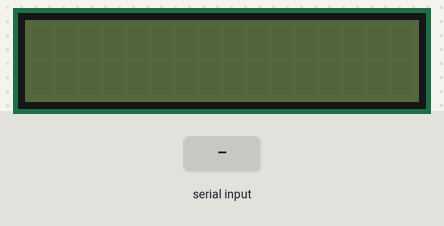
The sketch below on a simulated Arduino Uno, built with avr-gcc and run on an emulated ATmega328P. On the bench: 16×2 character LCD. The test bench sets the inputs (shaded band). What the sketch prints to the serial monitor is not drawn.

Above: at 1.2 s.
1.3 s: "1" received over Serial
At 3.2 s:
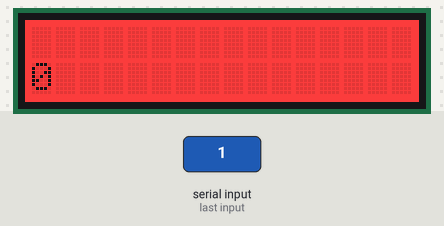
3.8 s: "HAPPY" received over Serial
Timing chart, 0 to 6.8 s (numbered marks = the images above; inputs shaded):
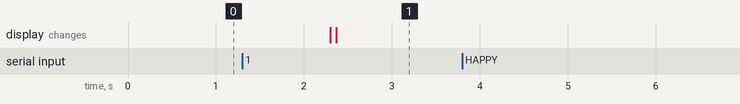

The sketch:

simple_json_read.ino
```cpp
#include <ArduinoJson.h>
#include "rgb_lcd.h"

rgb_lcd lcd;

enum Emotion {NEUTRAL, HAPPY, ANGRY, SAD};
Emotion emotion = NEUTRAL;

void setup() {
  // put your setup code here, to run once:
  Serial.begin(115200);
}

void loop() {
  // put your main code here, to run repeatedly:

  DynamicJsonDocument jsonData(1024);

  while(Serial.available()){
    // Read the incoming JSON data
    DeserializationError error = deserializeJson(jsonData, Serial);

    if (error) {
      Serial.print("Error parsing JSON: ");
      Serial.println(error.c_str());
    }

    else {
      // Successfully parsed JSON, now you can access its elements
      const char* static_value = jsonData["static"];


      int dynamic_value = jsonData["dynamic"];

      Serial.print("Received static: ");
      Serial.println(static_value);
      Serial.print("Received dynamic: ");
      Serial.println(dynamic_value);

      lcd.begin(16, 2);  // Initialize the LCD with 16 columns and 2 rows
      lcd.setRGB(255, 0, 0);  // Set the backlight color (red in this case)
      lcd.setCursor(0, 0);  // Set the cursor to the top-left corner
      lcd.print(static_value);  // Print the first line
      lcd.setCursor(0, 1);  // Set the cursor to the second line
      lcd.print(dynamic_value);

      if (strcmp(static_value, "HAPPY") == 0) {
        emotion = HAPPY;
        lcd.setCursor(0, 1);
        lcd.print(emotion);
      }
       else if (strcmp(static_value, "ANGRY") == 0) {
        emotion = ANGRY;
        lcd.setCursor(0, 1);
        lcd.print(emotion);
      }
      else if (strcmp(static_value, "SAD") == 0) {
        emotion = SAD;
        lcd.setCursor(0, 1);
        lcd.print(emotion);
      }
      else if(strcmp(static_value, "NEUTRAL") == 0) {
        emotion = NEUTRAL;
        lcd.setCursor(0, 1);
        lcd.print(emotion);
      }
      else {
        emotion = NEUTRAL;
        lcd.setCursor(0, 1);
        lcd.print(emotion);
      }
    }
  }
}
```

Measured:
- after the input at 1.3 s, the display: first changes after 1.0 s (image 1 shows a later state)
- after the input at 3.8 s, every drawn part: stays the same
